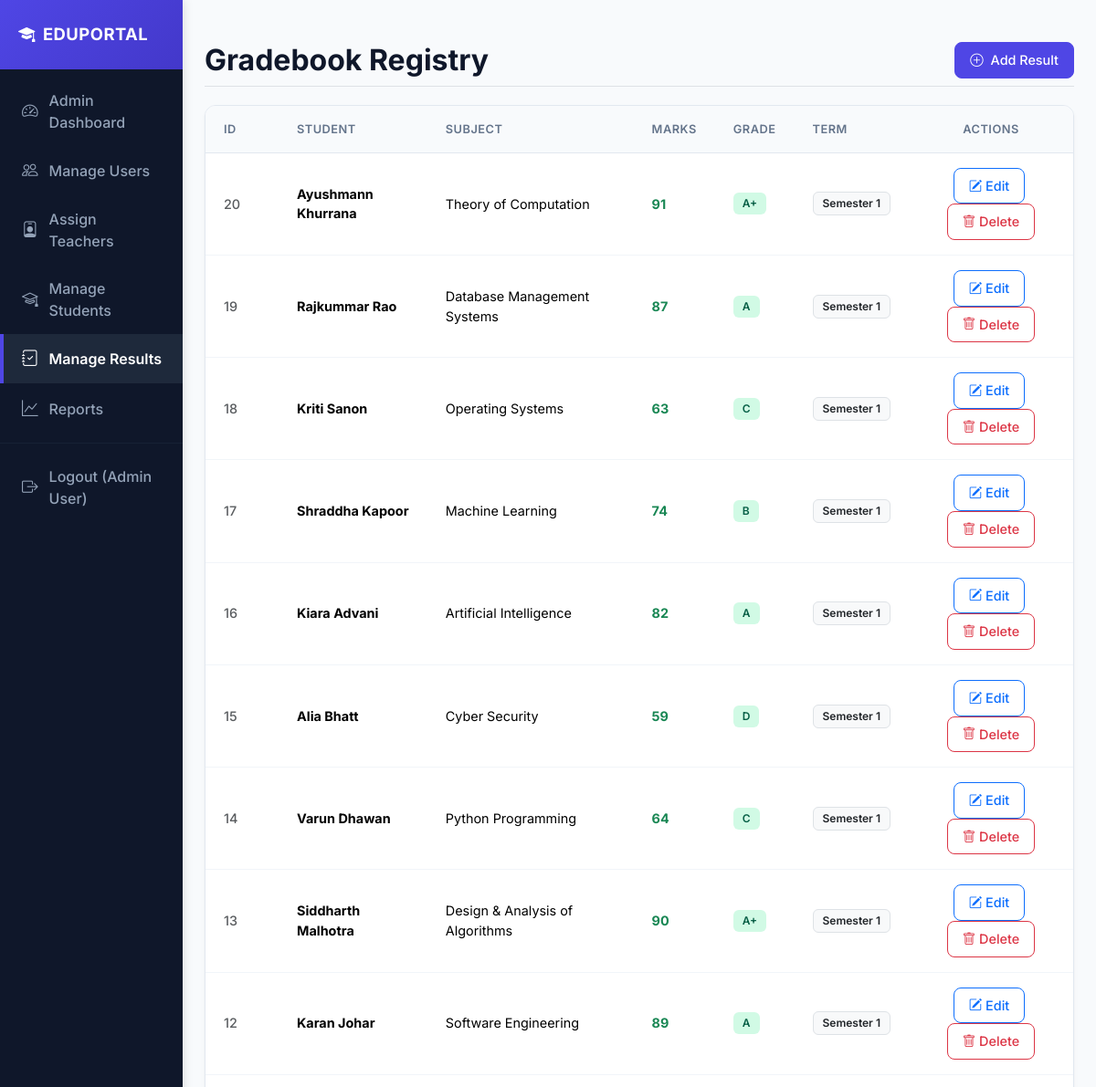
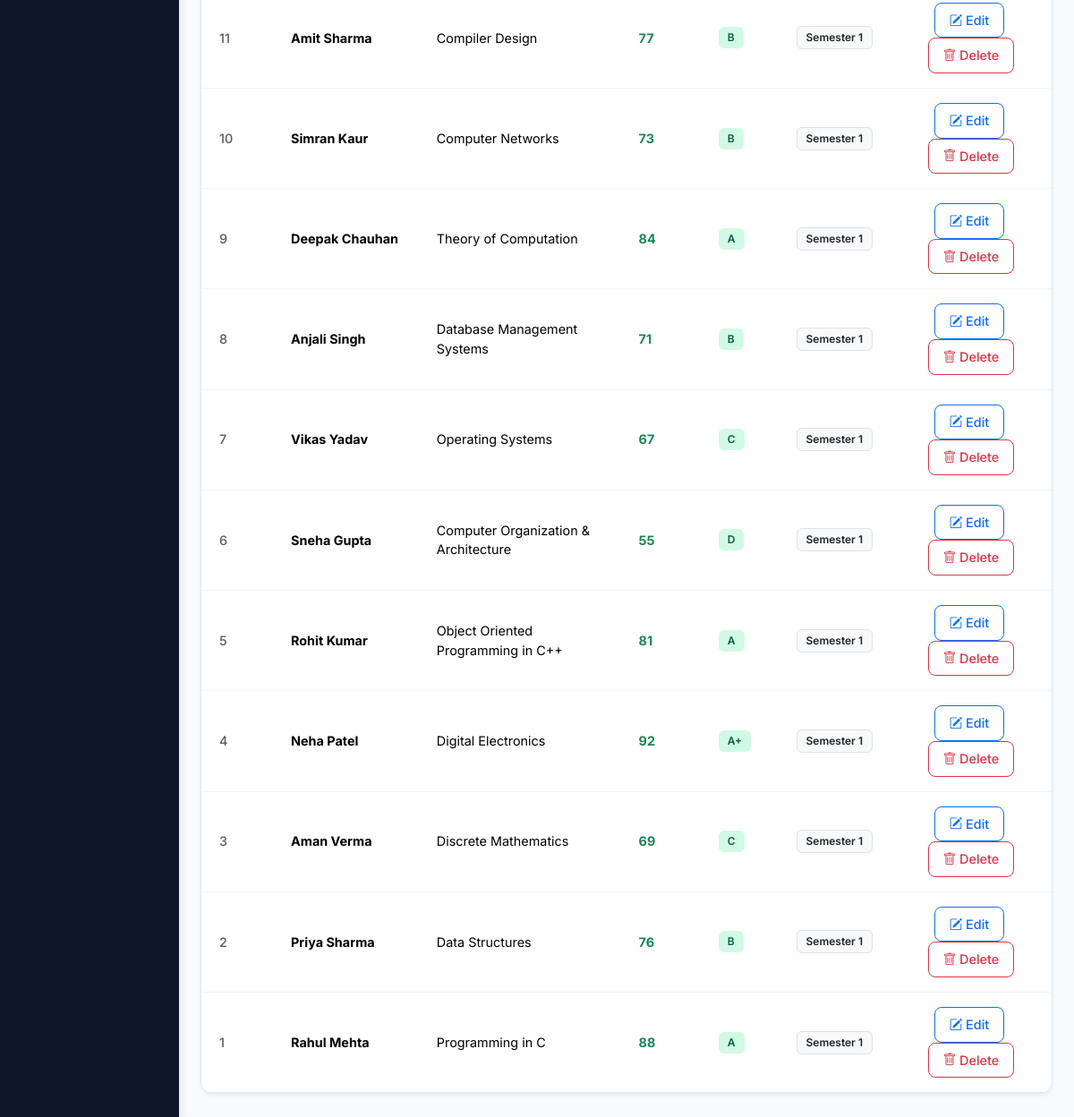
The app's page /results.php (signed in) with its own data (2 pictures, top to bottom).
### tables this page shows
CREATE TABLE results (
  id INT AUTO_INCREMENT PRIMARY KEY,
  student_id INT,
  subject_id INT,
  marks INT,
  grade VARCHAR(10),
  term VARCHAR(50),
  created_at TIMESTAMP DEFAULT CURRENT_TIMESTAMP,
  FOREIGN KEY (student_id) REFERENCES students(id) ON DELETE CASCADE,
  FOREIGN KEY (subject_id) REFERENCES subjects(id) ON DELETE CASCADE
);

CREATE TABLE students (
  id INT AUTO_INCREMENT PRIMARY KEY,
  user_id INT DEFAULT NULL UNIQUE,
  roll_no VARCHAR(50),
  name VARCHAR(150),
  class VARCHAR(50),
  section VARCHAR(20),
  created_at TIMESTAMP DEFAULT CURRENT_TIMESTAMP,
  FOREIGN KEY (user_id) REFERENCES users(id) ON DELETE SET NULL
);

CREATE TABLE subjects (
  id INT AUTO_INCREMENT PRIMARY KEY,
  code VARCHAR(50),
  title VARCHAR(200)
);

### results.php (the view, shortened to what this page needs)
<?php
require_once 'config/db.php';
$res = $conn->query('SELECT r.*, s.name as student_name, sub.title as subject_title FROM results r LEFT JOIN students s ON r.student_id=s.id LEFT JOIN subjects sub ON r.subject_id=sub.id ORDER BY r.id DESC');
?>
<!doctype html>
<html>
<head>
  <link href="https://cdn.jsdelivr.net/npm/bootstrap@5.3.2/dist/css/bootstrap.min.css" rel="stylesheet">
  <link rel="stylesheet" href="https://cdn.jsdelivr.net/npm/bootstrap-icons@1.11.2/font/bootstrap-icons.min.css">
  <link rel="stylesheet" href="style.css">
</head>
<body>
  <div class="container-fluid">
    <div class="row">
      <?php include 'includes/sidebar.php'; ?>
      <main class="col-md-9 ms-sm-auto col-lg-10 px-md-4">
        <div class="d-flex justify-content-between align-items-center pt-3 pb-2 mb-3 border-bottom">
          <h2 class="h2 page-title mb-0">Gradebook Registry</h2>
          <a class="btn btn-primary" href="results_add.php"><i class="bi bi-plus-circle me-2"></i>Add Result</a>
        </div>
        <div class="table-container">
          <table class="table align-middle">
            <thead>
              <tr>
                <th style="width: 80px;">ID</th>
                <th>Student</th>
                <th>Subject</th>
                <th>Marks</th>
                <th>Grade</th>
                <th>Term</th>
                <th style="width: 180px; text-align: center;">Actions</th>
              </tr>
            </thead>
            <tbody>
              <?php while($r = $res->fetch_assoc()): ?>
                <tr>
                  <td class="text-muted fw-medium"><?= $r['id'] ?></td>
                  <td><strong><?= htmlspecialchars($r['student_name']) ?></strong></td>
                  <td><?= htmlspecialchars($r['subject_title']) ?></td>
                  <td><span class="fw-bold <?= $r['marks'] >= 40 ? 'text-success' : 'text-danger' ?>"><?= $r['marks'] ?></span></td>
                  <td>
                    <span class="badge <?= $r['marks'] >= 40 ? 'badge-pass' : 'badge-fail' ?>">
                      <?= htmlspecialchars($r['grade']) ?>
                    </span>
                  </td>
                  <td><span class="badge bg-light text-dark border"><?= htmlspecialchars($r['term']) ?></span></td>
                  <td class="text-center">
                    <a class="btn btn-sm btn-outline-primary me-1" href="results_edit.php?id=<?= $r['id'] ?>">
                      <i class="bi bi-pencil-square"></i> Edit
                    </a>
                    <a class="btn btn-sm btn-outline-danger" href="results.php?delete=<?= $r['id'] ?>" onclick="return confirm('Delete result record?')">
                      <i class="bi bi-trash"></i> Delete
                    </a>
                  </td>
                </tr>
              <?php endwhile; ?>
            </tbody>
          </table>
        </div>
      </main>
    </div>
  </div>
</body>
</html>

### style.css (style rules this page uses)
:root { --bg-primary: #f8fafc; --text-main: #1e293b; --text-muted: #64748b; --sidebar-bg: #0f172a; --sidebar-hover: #1e293b; --primary: #4f46e5; --primary-hover: #4338ca; --border-color: #e2e8f0; --card-shadow: 0 4px 6px -1px rgb(0 0 0 / 0.05), 0 2px 4px -2px rgb(0 0 0 / 0.05); }
body { font-family: 'Inter', sans-serif; background-color: var(--bg-primary); color: var(--text-main); margin: 0; padding: 0; }
main { padding: 30px 40px; }
.page-title { font-weight: 700; color: var(--sidebar-bg); margin-bottom: 24px; }
.btn { border-radius: 8px; font-weight: 500; padding: 8px 16px; font-size: 0.9rem; transition: all 0.2s ease; }
.btn-primary { background-color: var(--primary); border-color: var(--primary); }
.table-container { background-color: #ffffff; border: 1px solid var(--border-color); border-radius: 12px; box-shadow: var(--card-shadow); overflow: hidden; margin-top: 20px; }
.table { margin-bottom: 0; }
.table th { background-color: #f8fafc; color: var(--text-muted); font-weight: 600; font-size: 0.8rem; text-transform: uppercase; letter-spacing: 0.5px; border-bottom: 1px solid var(--border-color); padding: 16px 20px; }
.table td { padding: 16px 20px; vertical-align: middle; border-bottom: 1px solid #f1f5f9; font-size: 0.9rem; }
.table tbody tr:last-child td { border-bottom: none; }
.badge { padding: 6px 10px; font-weight: 600; border-radius: 6px; font-size: 0.75rem; display: inline-block; }
.badge-pass { background-color: #d1fae5; color: #065f46; }

### records on screen
results: id "20", student.name "Ayushmann Khurrana", subject.title "Theory of Computation", marks "91", grade "A+", term "Semester 1"
results: id "19", student.name "Rajkummar Rao", subject.title "Database Management Systems", marks "87", grade "A", term "Semester 1"
results: id "18", student.name "Kriti Sanon", subject.title "Operating Systems", marks "63", grade "C", term "Semester 1"
results: id "17", student.name "Shraddha Kapoor", subject.title "Machine Learning", marks "74", grade "B", term "Semester 1"
results: id "16", student.name "Kiara Advani", subject.title "Artificial Intelligence", marks "82", grade "A", term "Semester 1"
results: id "15", student.name "Alia Bhatt", subject.title "Cyber Security", marks "59", grade "D", term "Semester 1"
results: id "14", student.name "Varun Dhawan", subject.title "Python Programming", marks "64", grade "C", term "Semester 1"
results: id "13", student.name "Siddharth Malhotra", subject.title "Design & Analysis of Algorithms", marks "90", grade "A+", term "Semester 1"
results: id "12", student.name "Karan Johar", subject.title "Software Engineering", marks "89", grade "A", term "Semester 1"
results: id "11", student.name "Amit Sharma", subject.title "Compiler Design", marks "77", grade "B", term "Semester 1"
results: id "10", student.name "Simran Kaur", subject.title "Computer Networks", marks "73", grade "B", term "Semester 1"
results: id "9", student.name "Deepak Chauhan", subject.title "Theory of Computation", marks "84", grade "A", term "Semester 1"
results: id "8", student.name "Anjali Singh", subject.title "Database Management Systems", marks "71", grade "B", term "Semester 1"
results: id "7", student.name "Vikas Yadav", subject.title "Operating Systems", marks "67", grade "C", term "Semester 1"
results: id "6", student.name "Sneha Gupta", subject.title "Computer Organization & Architecture", marks "55", grade "D", term "Semester 1"
results: id "5", student.name "Rohit Kumar", subject.title "Object Oriented Programming in C++", marks "81", grade "A", term "Semester 1"
results: id "4", student.name "Neha Patel", subject.title "Digital Electronics", marks "92", grade "A+", term "Semester 1"
results: id "3", student.name "Aman Verma", subject.title "Discrete Mathematics", marks "69", grade "C", term "Semester 1"
results: id "2", student.name "Priya Sharma", subject.title "Data Structures", marks "76", grade "B", term "Semester 1"
results: id "1", student.name "Rahul Mehta", subject.title "Programming in C", marks "88", grade "A", term "Semester 1"

### other values on screen
$user['name'] "Admin User"
